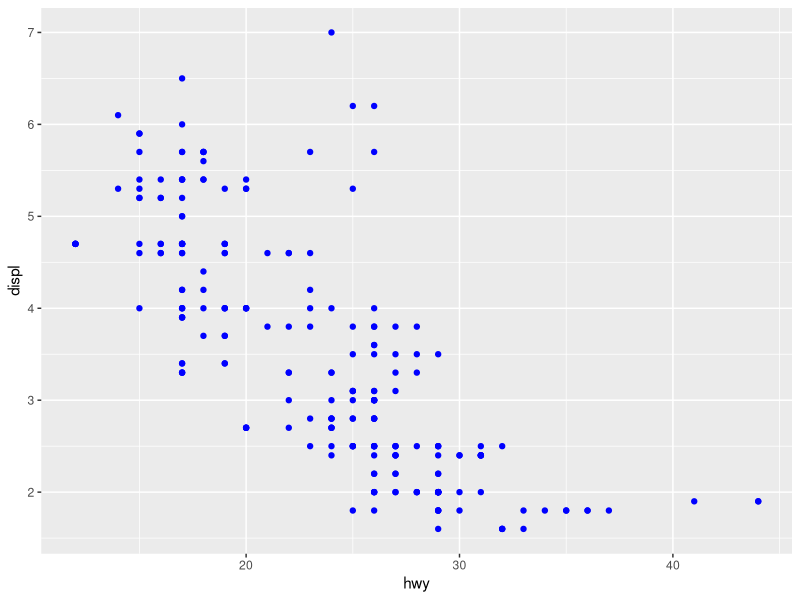
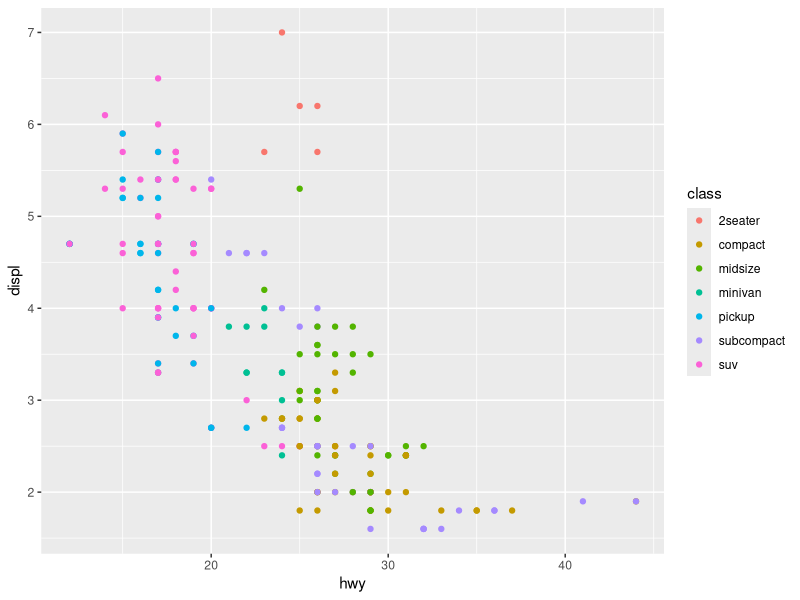
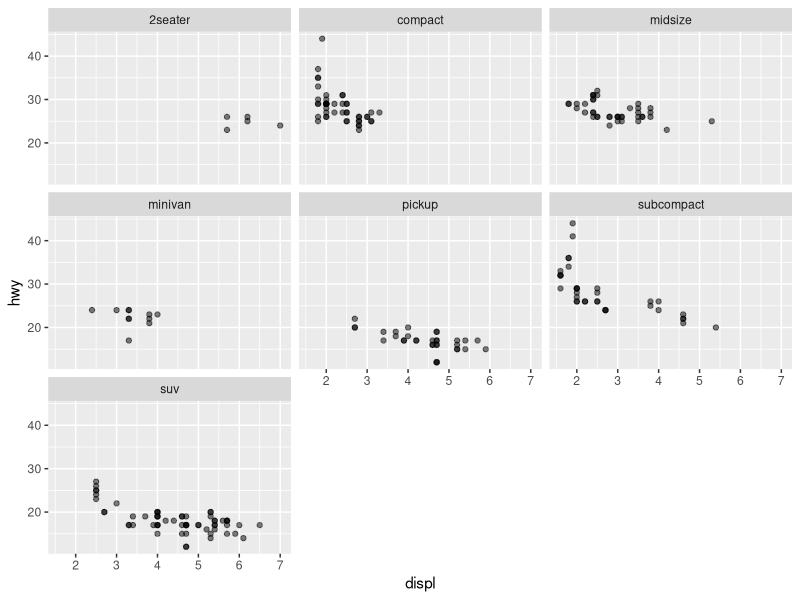
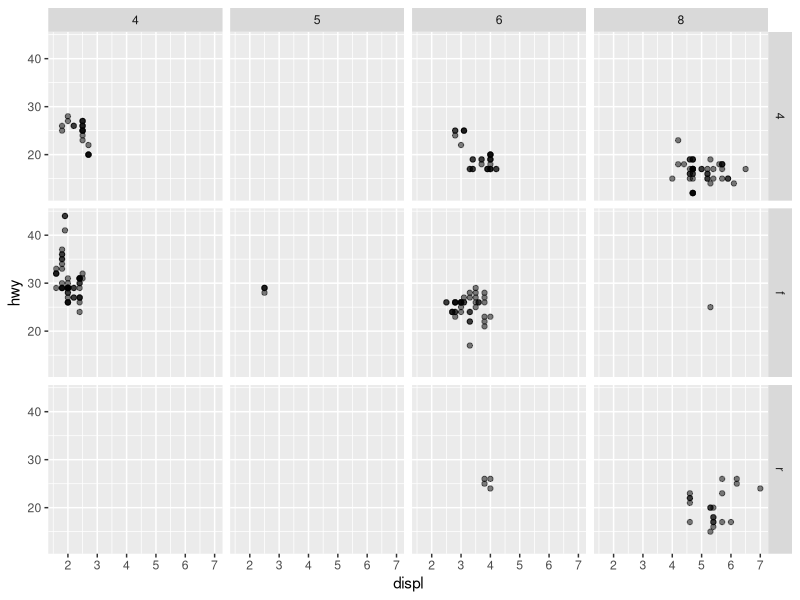

Recreate these plots in R, in order.
## ---- chunk 1
library(tidyverse)
## ---- chunk 2
# Uniform
ggplot(data = mpg, aes(x = hwy,
                       y = displ)) +
  geom_point(color = "blue")
## ---- chunk 3
# Split
ggplot(data = mpg, aes(x = hwy,
                       y = displ,
                       color = class)) +
  geom_point()
## ---- chunk 4
ggplot(data = mpg) + 
  geom_point(mapping = 
               aes(x = displ, 
                   y = hwy), 
             alpha = .5) + 
  facet_wrap(~class)
## ---- chunk 5
ggplot(data = mpg) + 
  geom_point(mapping = 
               aes(x = displ, 
                   y = hwy),
             alpha = .5) + 
  facet_grid(drv ~ cyl)
## ---- chunk 6

